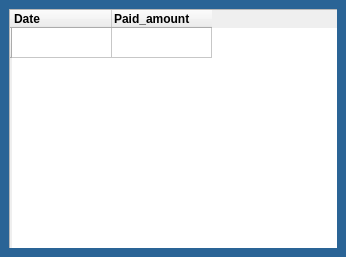
<?xml version="1.0" encoding="UTF-8"?>
<ui version="4.0">
 <class>Payhistory</class>
 <widget class="QDialog" name="Payhistory">
  <property name="geometry">
   <rect>
    <x>0</x>
    <y>0</y>
    <width>346</width>
    <height>257</height>
   </rect>
  </property>
  <property name="windowTitle">
   <string>Dialog</string>
  </property>
  <property name="styleSheet">
   <string notr="true">#Payhistory{
background-color: #2a6496;
}</string>
  </property>
  <widget class="QFrame" name="frame">
   <property name="geometry">
    <rect>
     <x>9</x>
     <y>9</y>
     <width>328</width>
     <height>239</height>
    </rect>
   </property>
   <property name="frameShape">
    <enum>QFrame::Shape::StyledPanel</enum>
   </property>
   <property name="frameShadow">
    <enum>QFrame::Shadow::Raised</enum>
   </property>
   <widget class="QTableWidget" name="payTableWidget">
    <property name="geometry">
     <rect>
      <x>0</x>
      <y>0</y>
      <width>331</width>
      <height>241</height>
     </rect>
    </property>
    <row>
     <property name="text">
      <string/>
     </property>
    </row>
    <column>
     <property name="text">
      <string>Date</string>
     </property>
     <property name="font">
      <font>
       <bold>true</bold>
      </font>
     </property>
     <property name="textAlignment">
      <set>AlignJustify|AlignVCenter</set>
     </property>
    </column>
    <column>
     <property name="text">
      <string>Paid_amount</string>
     </property>
     <property name="font">
      <font>
       <bold>true</bold>
      </font>
     </property>
     <property name="textAlignment">
      <set>AlignJustify|AlignVCenter</set>
     </property>
    </column>
   </widget>
  </widget>
 </widget>
 <resources/>
 <connections/>
</ui>
